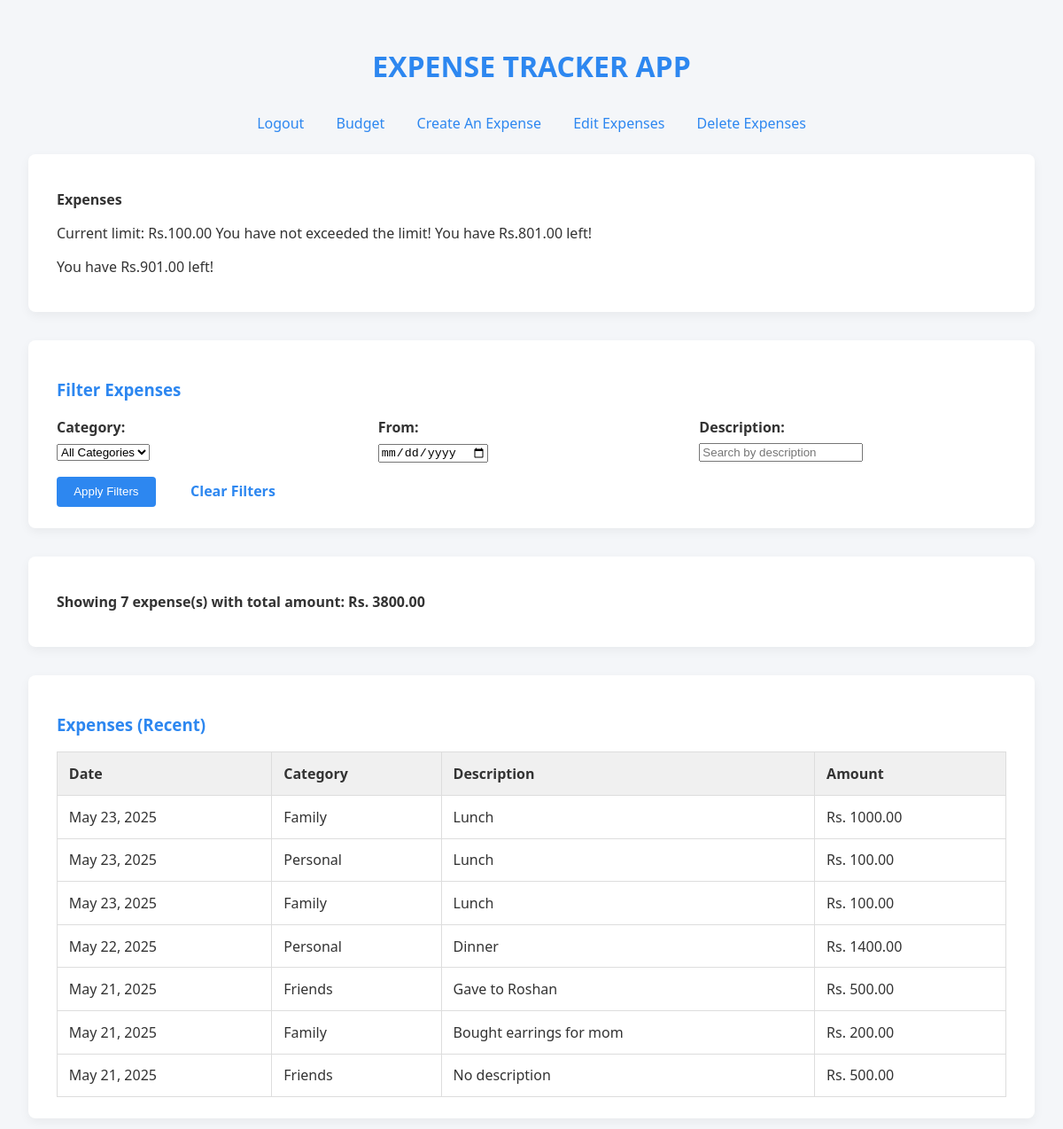
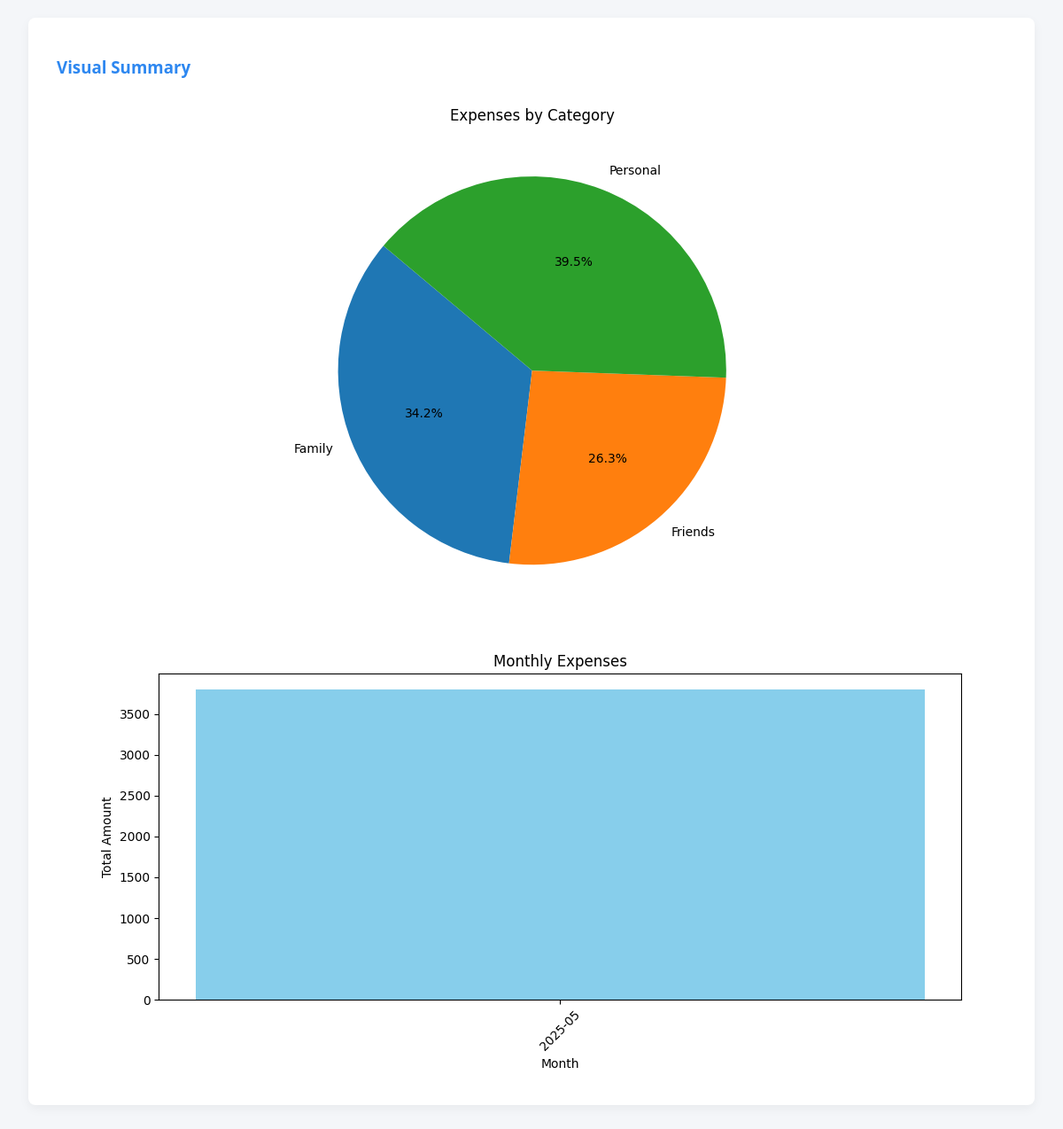
Page /user/home/ (signed in) on the committed database (2 pictures, top to bottom).
### expenses/models.py (models this page shows, shortened)
class Expenses(models.Model):
    class Category(models.TextChoices):
        PERSONAL = 'Personal', 'Personal'
        FRIENDS = 'Friends', 'Friends'
        FAMILY = 'Family', 'Family'
    amount = models.DecimalField(max_digits=10, decimal_places=2)
    category = models.CharField(
        max_length=20,
        choices=Category.choices,
    )
    date=models.DateField()
    description = models.TextField()
    username = models.ForeignKey(User_Data, on_delete=models.CASCADE)

### user/views.py (the view, shortened to what this page needs)
# urls.py: 2. Add a URL to urlpatterns:  path('', views.home, name='home')
def home(request):
    username_str = request.session.get('username')
    if not username_str:
        messages.info(request, "Please login first!")
        return redirect('login')
    user_instance = User_Data.objects.get(username=username_str)
    expenses = Expenses.objects.filter(username=user_instance).values('category', 'amount')
    budget = Budget.objects.filter(username=user_instance).first()
    filter_form=ExpenseFilterForm(request.GET or None)
    expenses_query=Expenses.objects.filter(username=user_instance)
    expenses=expenses_query.values('category','amount')
    expenses_by_date=expenses_query.values('date','amount')
    if budget.current_amount<budget.limit:
        limit_message = "Current limit: Rs."+str(budget.limit)+" \nYou have exceeded the limit!"
    else:
        limit_message = f"Current limit: Rs.{budget.limit} \nYou have not exceeded the limit! You have Rs.{budget.current_amount-budget.limit} left!"
    if budget.current_amount<0:
        budget_message = f"You are in debt by Rs.{abs(budget.current_amount)}!"
    else:
        budget_message = f"You have Rs.{budget.current_amount} left!"
    active_filters={}
    if filter_form.is_valid():
        for field_name, field_value in filter_form.cleaned_data.items():
            if field_value:
                active_filters[field_name]=field_value
    df = pd.DataFrame(expenses)
    category_totals = df.groupby('category')['amount'].sum()
    plt.figure(figsize=(6, 6))
    plt.pie(category_totals, labels=category_totals.index, autopct='%1.1f%%', startangle=140)
    plt.title('Expenses by Category')
    plt.tight_layout()
    buffer = io.BytesIO()
    plt.savefig(buffer, format='png')
    buffer.seek(0)
    image_png = buffer.getvalue()
    buffer.close()
    graphic = base64.b64encode(image_png).decode('utf-8')
    df=pd.DataFrame(expenses_by_date)
    df['date']=pd.to_datetime(df['date'])
    df['month']=df['date'].dt.to_period('M').astype(str)
    monthly_totals=df.groupby('month')['amount'].sum().reset_index()
    plt.figure(figsize=(10, 5))
    plt.bar(monthly_totals['month'], monthly_totals['amount'], color='skyblue')
    plt.xticks(rotation=45)
    plt.title('Monthly Expenses')
    plt.xlabel('Month')
    plt.ylabel('Total Amount')
    plt.tight_layout()
    buffer = io.BytesIO()
    plt.savefig(buffer, format='png')
    buffer.seek(0)
    image_png = buffer.getvalue()
    buffer.close()
    graphic_1 = base64.b64encode(image_png).decode('utf-8')
    recent_expenses=expenses_query.order_by('-date')[:15]
    total_filtered_amount=sum(expense.amount for expense in expenses_query)
    return render(request, 'home.html', {
        'chart': graphic,
        'chart_1': graphic_1,
        'filter_form': filter_form,
        'active_filters': active_filters,
        'limit_message': limit_message,
        'budget_message': budget_message,
        'expenses_count': len(expenses_query),
        'recent_expenses': recent_expenses,
        'total_filtered_amount': total_filtered_amount
    })

### expenses/forms.py
class ExpenseFilterForm(forms.Form):
    CATEGORY_CHOICES = [
        ('', 'All Categories'),
        ('Personal', 'Personal'),
        ('Friends', 'Friends'),
        ('Family', 'Family'),
    ]
    amount = forms.DecimalField(max_digits=10, decimal_places=2, required=False)
    category = forms.ChoiceField(choices=CATEGORY_CHOICES, required=False)
    date = forms.DateField(widget=forms.DateInput(attrs={'type': 'date'}), required=False)
    description = forms.CharField(
        required=False,
        widget=forms.TextInput(attrs={'placeholder': 'Search by description'})
    )

### user/templates/home.html (shortened to what this page needs)
<!DOCTYPE html>
<html lang="en">
<head>
</head>
<body>
    <h1 class="title">EXPENSE TRACKER APP</h1>
    <div class="nav-links">
        <a href="../logout/">Logout</a>
        <a href="../budgets/budget/">Budget</a>
        <a href="../expenses/expense/">Create An Expense</a>
        <a href="../expenses/edit">Edit Expenses</a>
        <a href="../expenses/delete">Delete Expenses</a>
    </div>
    <div class="card">
        <p><strong>Expenses</strong></p>
        <p>{{limit_message}}</p>
        <p>{{budget_message}}</p>
    </div>
    <div class="card">
        <h3>Filter Expenses</h3>
        <form method="get" class="filter-form">
            <div class="form-row">
                <div class="form-group">
                    <label for="id_category">Category:</label>
                    {{ filter_form.category }}
                </div>
                <div class="form-group">
                    <label for="id_date">From:</label>
                    {{ filter_form.date }}
                </div>
                <div class="form-group">
                    <label for="id_description">Description:</label>
                    {{ filter_form.description }}
                </div>
            </div>
            <div class="form-actions">
                <button type="submit">Apply Filters</button>
                <a href="{% url 'home' %}" class="button-link">Clear Filters</a>
            </div>
        </form>
    </div>
    {% if expenses_count %}
    <div class="card">
        <p><strong>Showing {{ expenses_count }} expense(s) with total amount: Rs. {{ total_filtered_amount }}</strong></p>
    </div>
    {% endif %}
    {% if recent_expenses %}
    <div class="card">
        <h3>Expenses {% if active_filters %}(Filtered){% else %}(Recent){% endif %}</h3>
        <table>
            <thead>
                <tr>
                    <th>Date</th>
                    <th>Category</th>
                    <th>Description</th>
                    <th>Amount</th>
                </tr>
            </thead>
            <tbody>
                {% for expense in recent_expenses %}
                <tr>
                    <td>{{ expense.date }}</td>
                    <td>{{ expense.category }}</td>
                    <td>{{ expense.description|default:"No description" }}</td>
                    <td>Rs. {{ expense.amount }}</td>
                </tr>
                {% endfor %}
            </tbody>
        </table>
    </div>
    {% else %}
    <p class="message">No expenses found matching your filters.</p>
    {% endif %}
    {% if chart or chart_1 %}
    <div class="card">
        <h3>Visual Summary</h3>
        {% if chart %}<img>{% endif %}
        {% if chart_1 %}<img>{% endif %}
    </div>
    {% endif %}
</body>
</html>

### user/templates/home.html (style rules this page uses)
body { margin: 0; padding: 2rem; font-family: 'Segoe UI', Tahoma, Geneva, Verdana, sans-serif; background-color: #f4f6f9; color: #333; }
.title { text-align: center; font-size: 2rem; color: #2d87f0; margin-bottom: 2rem; }
.nav-links { text-align: center; margin-bottom: 1.5rem; }
.nav-links a { margin: 0 1rem; color: #2d87f0; text-decoration: none; font-weight: 500; }
.card { background: #fff; padding: 1.5rem 2rem; border-radius: 8px; box-shadow: 0 4px 12px rgba(0,0,0,0.05); margin-bottom: 2rem; }
h3, h4 { color: #2d87f0; }
label { font-weight: bold; display: block; margin-bottom: 0.3rem; }
.form-row { display: flex; flex-wrap: wrap; gap: 1rem; }
.form-group { flex: 1; min-width: 150px; }
.form-actions { margin-top: 1rem; }
button { padding: 0.6rem 1.2rem; background-color: #2d87f0; color: white; border: none; border-radius: 4px; cursor: pointer; margin-right: 1rem; }
a.button-link { padding: 0.6rem 1.2rem; color: #2d87f0; text-decoration: none; font-weight: bold; }
table { width: 100%; border-collapse: collapse; margin-top: 1rem; }
th, td { padding: 0.8rem; border: 1px solid #ddd; text-align: left; }
th { background-color: #f0f0f0; }
img { max-width: 100%; margin-top: 1rem; display: block; margin-left: auto; margin-right: auto; }

### rows in the picture
Expenses: date "May 23, 2025", category "Family", description "Lunch", amount "1000.00"
Expenses: date "May 23, 2025", category "Personal", description "Lunch", amount "100.00"
Expenses: date "May 23, 2025", category "Family", description "Lunch", amount "100.00"
Expenses: date "May 22, 2025", category "Personal", description "Dinner", amount "1400.00"
Expenses: date "May 21, 2025", category "Friends", description "Gave to Roshan", amount "500.00"
Expenses: date "May 21, 2025", category "Family", description "Bought earrings for mom", amount "200.00"
Expenses: date "May 21, 2025", category "Friends", description "No description", amount "500.00"

### other values in the picture
{{ limit_message }} "Current limit: Rs.100.00 You have not exceeded the limit! You have Rs.801.00 left!"
{{ budget_message }} "You have Rs.901.00 left!"
{{ expenses_count }} "7"
{{ total_filtered_amount }} "3800.00"
